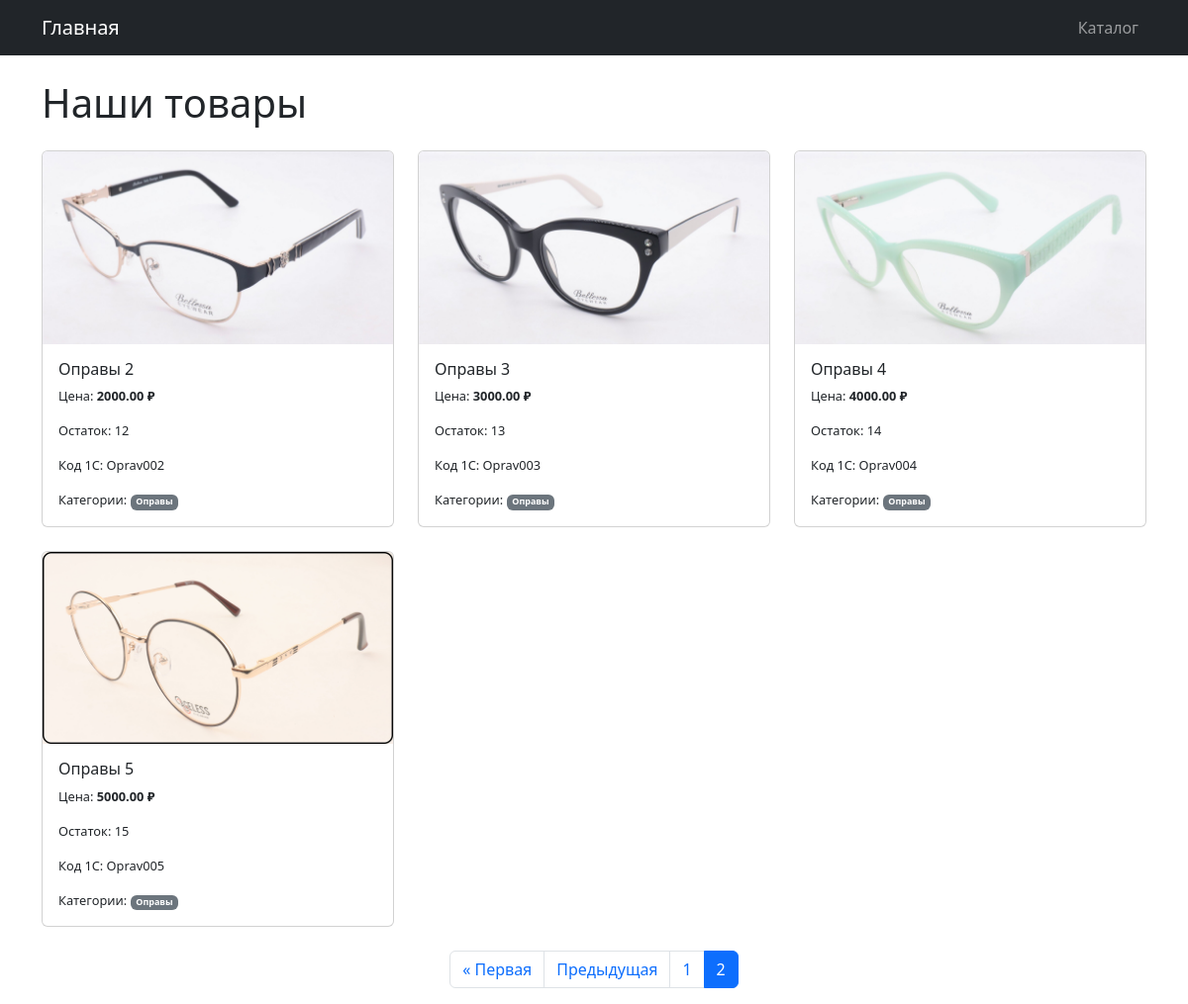
Page /?page=2 on the earlier database version.
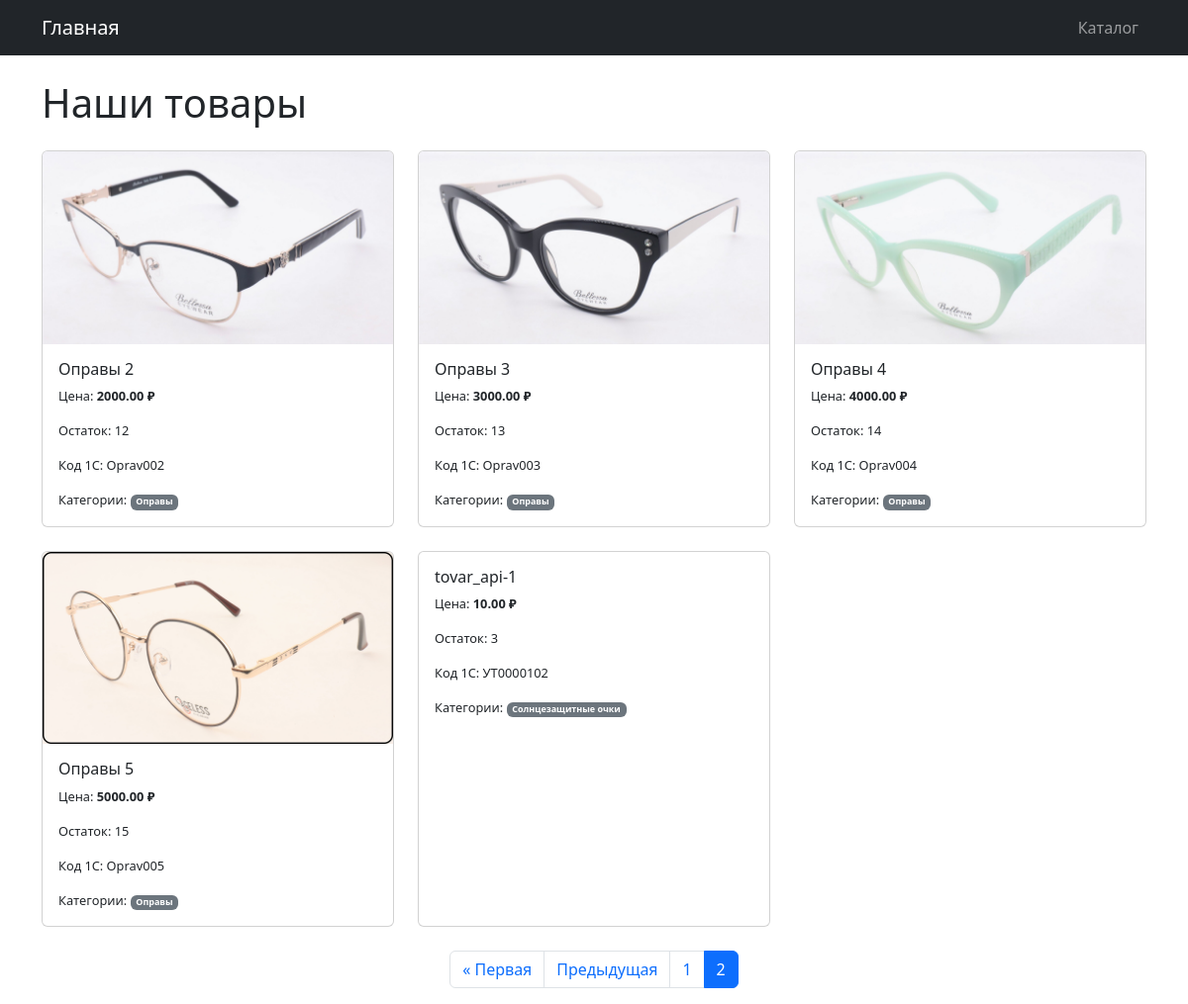
Same page on the later database version.
### catalog/models.py (models this page shows, shortened)
class Product(models.Model):
    name = models.CharField(max_length=255)
    price = models.DecimalField(max_digits=10, decimal_places=2)
    stock = models.IntegerField()
    code_1c = models.CharField(max_length=255)
    image = models.ImageField(upload_to='products/', blank=True, null=True)
    categories = models.ManyToManyField(Category)
    slug = models.SlugField(unique=True, max_length=255)

class Category(models.Model):
    name = models.CharField(max_length=255)

### catalog/views.py (the view)
def product_list(request):
    product_list = Product.objects.all()
    paginator = Paginator(product_list, 6)  # товаров на странице
    page_number = request.GET.get('page')
    page_obj = paginator.get_page(page_number)
    return render(request, 'catalog/product_list.html', {'page_obj': page_obj})

### catalog/templates/catalog/product_list.html (shortened to what this page needs)
{% extends "base.html" %}
{% block content %}
    <h1 class="mb-4">Наши товары</h1>
        <section class="row row-cols-1 row-cols-md-2 row-cols-lg-3 g-4">
            {% for product in page_obj %}
            <article class="col">
                <a href="{% url 'product_detail' product.slug %}" class="text-decoration-none text-dark">
                    <div class="card h-100">
                        {% if product.image %}
                            <img src="{{ product.image.url }}" class="card-img-top" alt="{{ product.name }}">
                        {% endif %}
                        <div class="card-body">
                            <h5 class="card-title">{{ product.name }}</h5>
                            <p class="card-text">Цена: <strong>{{ product.price }} ₽</strong></p>
                            <p class="card-text">Остаток: {{ product.stock }}</p>
                            <p class="card-text">Код 1С: {{ product.code_1c }}</p>
                            {% if product.categories.all %}
                                <p class="card-text">Категории:
                                    {% for category in product.categories.all %}
                                        <span class="badge bg-secondary">{{ category.name }}</span>
                                    {% endfor %}
                                </p>
                            {% endif %}
                        </div>
                    </div>
                </a>
            </article>
            {% empty %}
                <p>Нет доступных товаров.</p>
            {% endfor %}
        </section>
    </main>
    <nav aria-label="Навигация по страницам" class="mt-4">
        <ul class="pagination justify-content-center">
            {% if page_obj.has_previous %}
                <li class="page-item"><a class="page-link" href="?page=1">&laquo; Первая</a></li>
                <li class="page-item"><a class="page-link" href="?page={{ page_obj.previous_page_number }}">Предыдущая</a></li>
            {% endif %}
            {% for num in page_obj.paginator.page_range %}
                {% if page_obj.number == num %}
                    <li class="page-item active" aria-current="page"><span class="page-link">{{ num }}</span></li>
                {% else %}
                    <li class="page-item"><a class="page-link" href="?page={{ num }}">{{ num }}</a></li>
                {% endif %}
            {% endfor %}
        </ul>
    </nav>
{% endblock %}

### templates/base.html (shortened to what this page needs)
<!DOCTYPE html>
<html lang="ru">
<head>
    {% load static %}
    <link href="https://cdn.jsdelivr.net/npm/bootstrap@5.3.3/dist/css/bootstrap.min.css" rel="stylesheet">
    <link rel="stylesheet" type="text/css" href="{% static 'catalog/styles.css' %}">
</head>
<body>
    <nav class="navbar navbar-expand-lg navbar-dark bg-dark mb-4">
        <div class="container">
            <a class="navbar-brand" href="{% url 'product_list' %}">Главная</a>
            <div class="collapse navbar-collapse" id="navbarNav">
                <ul class="navbar-nav ms-auto">
                    <li class="nav-item">
                        <a class="nav-link" href="{% url 'product_list' %}">Каталог</a>
                    </li>
                </ul>
            </div>
        </div>
    </nav>
    <main class="container">
        {% block content %}{% endblock %}
</body>
</html>

### catalog/static/catalog/styles.css (style rules this page uses)
.card-title { font-size: 1em; }
.card-text { font-size: 0.8em; }
.badge { font-size: 0.7em; }

Differences in the rows shown:
added Product: name "tovar_api-1", price "10.00", stock "3", code_1c "УТ0000102"
now on this page (row unchanged): Category: name "Солнцезащитные очки", shown under "tovar_api-1"
